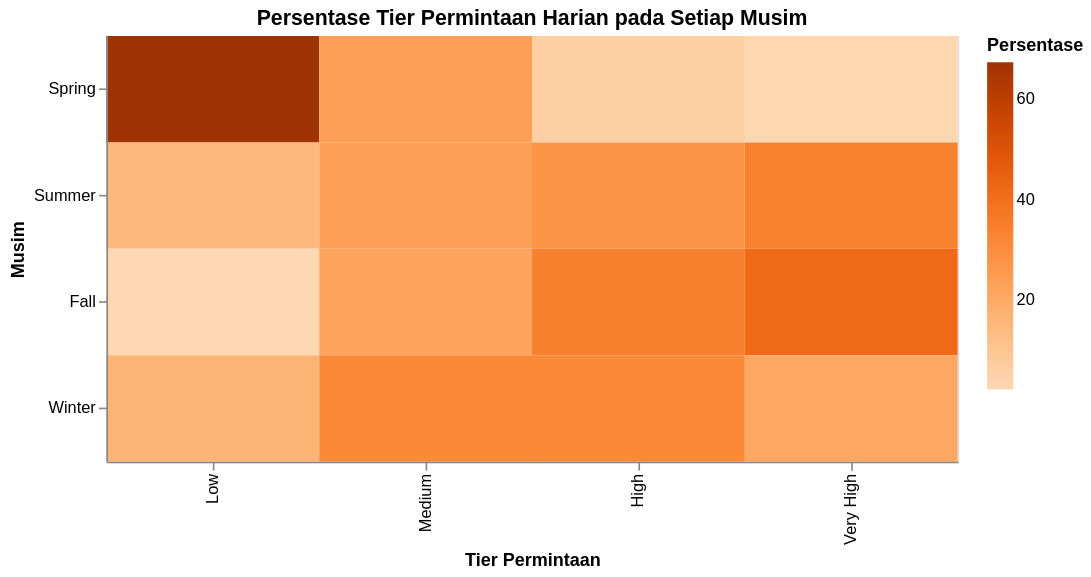

Notebook cell for this chart:
### Markdown cell above
## Analisis Lanjutan (Opsional)

### Code cell
season_tier_share = pd.crosstab(
    df_day_clean['season_label'],
    df_day_clean['demand_tier'],
    normalize='index'
)
weather_tier_share = pd.crosstab(
    df_day_clean['weather_label'],
    df_day_clean['demand_tier'],
    normalize='index'
)

display((season_tier_share * 100).round(1))
display((weather_tier_share * 100).round(1))

season_tier_long = (season_tier_share * 100).reset_index().melt(
    id_vars='season_label',
    var_name='demand_tier',
    value_name='share_pct'
)

season_tier_chart = alt.Chart(season_tier_long).mark_rect().encode(
    x=alt.X('demand_tier:N', sort=['Low', 'Medium', 'High', 'Very High'], title='Tier Permintaan'),
    y=alt.Y('season_label:N', sort=SEASON_ORDER, title='Musim'),
    color=alt.Color('share_pct:Q', title='Persentase', scale=alt.Scale(scheme='oranges')),
    tooltip=['season_label:N', 'demand_tier:N', alt.Tooltip('share_pct:Q', format='.1f')]
).properties(
    title='Persentase Tier Permintaan Harian pada Setiap Musim',
    width=520,
    height=260
)

season_tier_chart

### Figure 1 — Vega-Lite specification as saved in the notebook (floating-point values rounded to 4 significant figures)
{"config": {"view": {"continuousWidth": 300, "continuousHeight": 300}}, "data": {"name": "data-60edb54c576cb269bcf04d81f8f8623c"}, "mark": {"type": "rect"}, "encoding": {"color": {"field": "share_pct", "scale": {"scheme": "oranges"}, "title": "Persentase", "type": "quantitative"}, "tooltip": [{"field": "season_label", "type": "nominal"}, {"field": "demand_tier", "type": "nominal"}, {"field": "share_pct", "format": ".1f", "type": "quantitative"}], "x": {"field": "demand_tier", "sort": ["Low", "Medium", "High", "Very High"], "title": "Tier Permintaan", "type": "nominal"}, "y": {"field": "season_label", "sort": ["Spring", "Summer", "Fall", "Winter"], "title": "Musim", "type": "nominal"}}, "height": 260, "title": "Persentase Tier Permintaan Harian pada Setiap Musim", "width": 520, "$schema": "https://vega.github.io/schema/vega-lite/v5.20.1.json", "datasets": {"data-60edb54c576cb269bcf04d81f8f8623c": [{"season_label": "Spring", "demand_tier": "Low", "share_pct": 67.4}, {"season_label": "Summer", "demand_tier": "Low", "share_pct": 15.22}, {"season_label": "Fall", "demand_tier": "Low", "share_pct": 2.128}, {"season_label": "Winter", "demand_tier": "Low", "share_pct": 16.29}, {"season_label": "Spring", "demand_tier": "Medium", "share_pct": 23.76}, {"season_label": "Summer", "demand_tier": "Medium", "share_pct": 23.37}, {"season_label": "Fall", "demand_tier": "Medium", "share_pct": 21.81}, {"season_label": "Winter", "demand_tier": "Medium", "share_pct": 31.46}, {"season_label": "Spring", "demand_tier": "High", "share_pct": 6.077}, {"season_label": "Summer", "demand_tier": "High", "share_pct": 27.72}, {"season_label": "Fall", "demand_tier": "High", "share_pct": 34.04}, {"season_label": "Winter", "demand_tier": "High", "share_pct": 31.46}, {"season_label": "Spring", "demand_tier": "Very High", "share_pct": 2.762}, {"season_label": "Summer", "demand_tier": "Very High", "share_pct": 33.7}, {"season_label": "Fall", "demand_tier": "Very High", "share_pct": 42.02}, {"season_label": "Winter", "demand_tier": "Very High", "share_pct": 20.79}]}}
